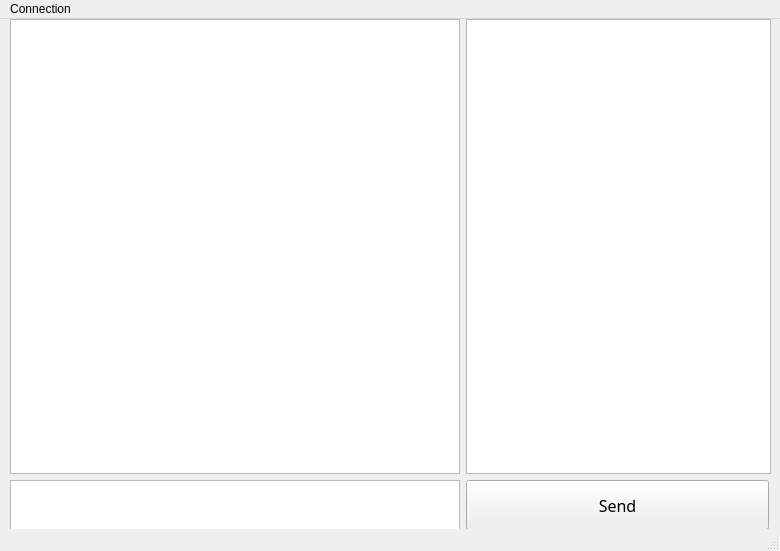
<?xml version="1.0" encoding="UTF-8"?>
<ui version="4.0">
 <class>MainWindow</class>
 <widget class="QMainWindow" name="MainWindow">
  <property name="geometry">
   <rect>
    <x>0</x>
    <y>0</y>
    <width>780</width>
    <height>551</height>
   </rect>
  </property>
  <property name="windowTitle">
   <string>MainWindow</string>
  </property>
  <widget class="QWidget" name="centralwidget">
   <widget class="QWidget" name="formLayoutWidget">
    <property name="geometry">
     <rect>
      <x>10</x>
      <y>0</y>
      <width>761</width>
      <height>511</height>
     </rect>
    </property>
    <layout class="QFormLayout" name="formLayout">
     <property name="sizeConstraint">
      <enum>QLayout::SetNoConstraint</enum>
     </property>
     <property name="fieldGrowthPolicy">
      <enum>QFormLayout::ExpandingFieldsGrow</enum>
     </property>
     <item row="0" column="0">
      <widget class="QTextEdit" name="Chat">
       <property name="enabled">
        <bool>true</bool>
       </property>
       <property name="minimumSize">
        <size>
         <width>450</width>
         <height>450</height>
        </size>
       </property>
       <property name="font">
        <font>
         <family>Arial Unicode MS</family>
         <pointsize>11</pointsize>
        </font>
       </property>
       <property name="readOnly">
        <bool>true</bool>
       </property>
       <property name="textInteractionFlags">
        <set>Qt::LinksAccessibleByMouse|Qt::TextSelectableByMouse</set>
       </property>
      </widget>
     </item>
     <item row="0" column="1">
      <widget class="QListView" name="UsersList">
       <property name="minimumSize">
        <size>
         <width>300</width>
         <height>450</height>
        </size>
       </property>
       <property name="font">
        <font>
         <family>Arial Unicode MS</family>
         <pointsize>12</pointsize>
        </font>
       </property>
       <property name="autoScroll">
        <bool>false</bool>
       </property>
       <property name="tabKeyNavigation">
        <bool>true</bool>
       </property>
      </widget>
     </item>
     <item row="1" column="0">
      <widget class="QTextEdit" name="InputBox">
       <property name="minimumSize">
        <size>
         <width>450</width>
         <height>0</height>
        </size>
       </property>
       <property name="maximumSize">
        <size>
         <width>16777215</width>
         <height>50</height>
        </size>
       </property>
       <property name="font">
        <font>
         <family>Arial Unicode MS</family>
         <pointsize>11</pointsize>
        </font>
       </property>
      </widget>
     </item>
     <item row="1" column="1">
      <widget class="QPushButton" name="SendButton">
       <property name="minimumSize">
        <size>
         <width>303</width>
         <height>50</height>
        </size>
       </property>
       <property name="font">
        <font>
         <family>Arial Unicode MS</family>
         <pointsize>12</pointsize>
        </font>
       </property>
       <property name="text">
        <string>Send</string>
       </property>
      </widget>
     </item>
    </layout>
   </widget>
  </widget>
  <widget class="QMenuBar" name="menubar">
   <property name="geometry">
    <rect>
     <x>0</x>
     <y>0</y>
     <width>780</width>
     <height>21</height>
    </rect>
   </property>
   <widget class="QMenu" name="menuConnection">
    <property name="title">
     <string>Connection</string>
    </property>
    <addaction name="actionConnect"/>
    <addaction name="actionAuthorisation"/>
    <addaction name="actionRegistration"/>
    <addaction name="actionDisconnect"/>
   </widget>
   <addaction name="menuConnection"/>
  </widget>
  <widget class="QStatusBar" name="statusbar"/>
  <action name="actionConnect">
   <property name="text">
    <string>Connect</string>
   </property>
  </action>
  <action name="actionAuthorisation">
   <property name="text">
    <string>Log In</string>
   </property>
  </action>
  <action name="actionRegistration">
   <property name="text">
    <string>New user</string>
   </property>
  </action>
  <action name="actionDisconnect">
   <property name="text">
    <string>Disconnect</string>
   </property>
  </action>
 </widget>
 <resources/>
 <connections/>
</ui>
